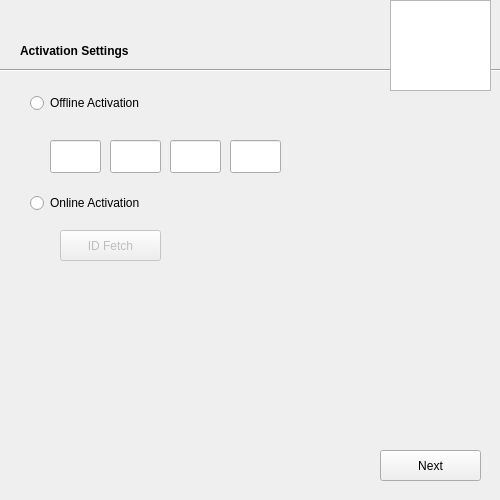
<?xml version="1.0" encoding="UTF-8"?>
<ui version="4.0">
 <class>ActivationSettings</class>
 <widget class="QDialog" name="ActivationSettings">
  <property name="geometry">
   <rect>
    <x>0</x>
    <y>0</y>
    <width>500</width>
    <height>500</height>
   </rect>
  </property>
  <property name="windowTitle">
   <string>Dialog</string>
  </property>
  <widget class="Line" name="line">
   <property name="geometry">
    <rect>
     <x>0</x>
     <y>60</y>
     <width>671</width>
     <height>20</height>
    </rect>
   </property>
   <property name="orientation">
    <enum>Qt::Horizontal</enum>
   </property>
  </widget>
  <widget class="QLabel" name="WelcomeLabelText">
   <property name="geometry">
    <rect>
     <x>20</x>
     <y>40</y>
     <width>331</width>
     <height>21</height>
    </rect>
   </property>
   <property name="font">
    <font>
     <weight>75</weight>
     <bold>true</bold>
    </font>
   </property>
   <property name="text">
    <string>Activation Settings </string>
   </property>
  </widget>
  <widget class="QRadioButton" name="Offline_Activation">
   <property name="geometry">
    <rect>
     <x>30</x>
     <y>90</y>
     <width>201</width>
     <height>26</height>
    </rect>
   </property>
   <property name="text">
    <string>Offline Activation </string>
   </property>
  </widget>
  <widget class="QRadioButton" name="Online_Activation">
   <property name="geometry">
    <rect>
     <x>30</x>
     <y>190</y>
     <width>201</width>
     <height>26</height>
    </rect>
   </property>
   <property name="text">
    <string>Online Activation</string>
   </property>
  </widget>
  <widget class="QLineEdit" name="Serial">
   <property name="geometry">
    <rect>
     <x>50</x>
     <y>140</y>
     <width>51</width>
     <height>33</height>
    </rect>
   </property>
  </widget>
  <widget class="QLineEdit" name="Serial_2">
   <property name="geometry">
    <rect>
     <x>230</x>
     <y>140</y>
     <width>51</width>
     <height>33</height>
    </rect>
   </property>
  </widget>
  <widget class="QLineEdit" name="Serial_3">
   <property name="geometry">
    <rect>
     <x>170</x>
     <y>140</y>
     <width>51</width>
     <height>33</height>
    </rect>
   </property>
  </widget>
  <widget class="QLineEdit" name="Serial_4">
   <property name="geometry">
    <rect>
     <x>110</x>
     <y>140</y>
     <width>51</width>
     <height>33</height>
    </rect>
   </property>
  </widget>
  <widget class="QPushButton" name="IdFetch">
   <property name="enabled">
    <bool>false</bool>
   </property>
   <property name="geometry">
    <rect>
     <x>60</x>
     <y>230</y>
     <width>101</width>
     <height>31</height>
    </rect>
   </property>
   <property name="text">
    <string>ID Fetch</string>
   </property>
  </widget>
  <widget class="QPushButton" name="NextButton">
   <property name="geometry">
    <rect>
     <x>380</x>
     <y>450</y>
     <width>101</width>
     <height>31</height>
    </rect>
   </property>
   <property name="text">
    <string>Next</string>
   </property>
  </widget>
  <widget class="QGraphicsView" name="graphicsView">
   <property name="geometry">
    <rect>
     <x>390</x>
     <y>0</y>
     <width>101</width>
     <height>91</height>
    </rect>
   </property>
   <property name="styleSheet">
    <string notr="true">border-image: url(:/Languages/build-MyMosqu-Desktop-Debug/Untitled-1.png);</string>
   </property>
  </widget>
 </widget>
 <resources/>
 <connections/>
</ui>
